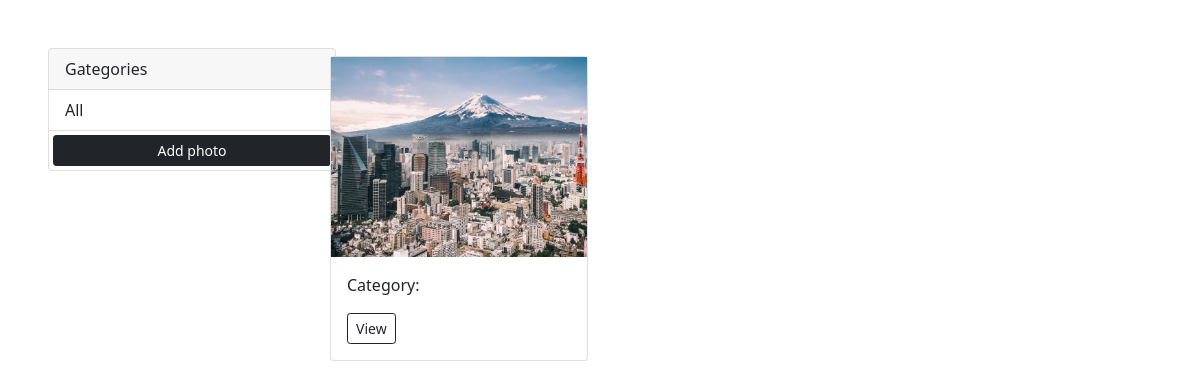
The app's page /, older data.
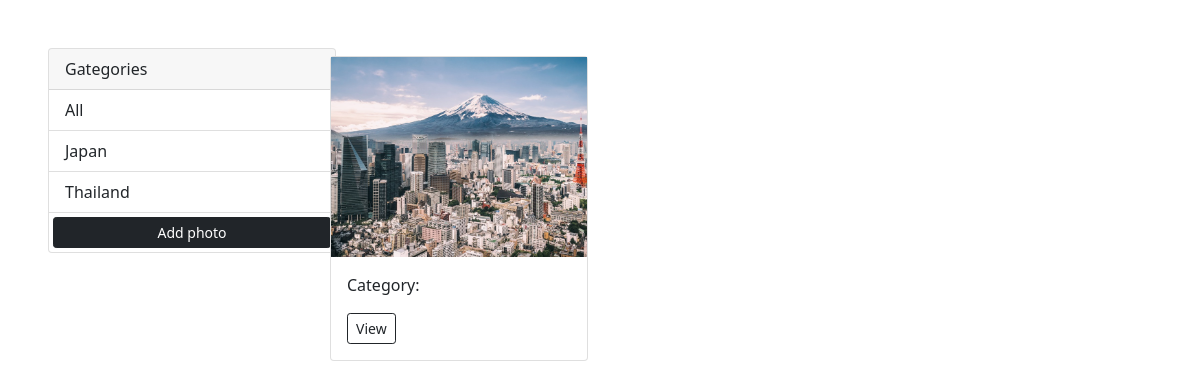
The same page, newer data.
### photos/models.py (models this page shows, shortened)
class Photo(models.Model):
    category = models.ForeignKey(Category, on_delete=models.SET_NULL, null=True, blank=True)
    image = models.ImageField(null=False, blank=False)
    description = models.TextField()

class Category(models.Model):
    name = models.CharField(max_length=100, null=False, blank=False)

### photos/views.py (the view)
# urls.py: path('', views.gallery, name='gallery'),
def gallery(request):
    categories = Category.objects.all()
    photos = Photo.objects.all()
    context = {'categories': categories, 'photos': photos}
    return render(request, 'photos/gallery.html', context)

### photos/templates/photos/gallery.html (shortened to what this page needs)
{% load static %}
<!DOCTYPE html>
<html lang="en">
    <head>
        <link
            href="https://cdn.jsdelivr.net/npm/bootstrap@5.0.1/dist/css/bootstrap.min.css"
            rel="stylesheet"
        />
        <link rel="stylesheet" href="{% static 'css/style.css' %}" />
    </head>
    <body class="m-5">
        <div class="cntainer">
            <div class="row">
                <div class="col-md-3">
                    <div class="card" style="width: 18rem">
                        <div class="card-header">Gategories</div>
                        <ul class="list-group list-group-flush">
                            <li class="list-group-item">All</li>
                            {% for category in categories %}
                            <li class="list-group-item">{{category.name}}</li>
                            {% endfor %}
                            <a
                                class="btn btn-block btn-dark btn-sm m-1"
                                href="{% url 'add'%}"
                                >Add photo</a
                            >
                        </ul>
                    </div>
                </div>
                <div class="col-md-9">
                    <div class="row">
                        {% for photo in photos %}
                        <div class="col-md-4">
                            <div class="card my-2">
                                <img
                                    class="image-thumbnail"
                                    src="{{photo.image.url}}"
                                    class="card-img-top"
                                    alt="..."
                                />
                                <div class="card-body">
                                    <p>Category: {{photo.category.name}}</p>
                                    <a
                                        href="{% url 'photo' photo.id %}"
                                        class="btn btn-outline-dark btn-sm m"
                                        >View</a
                                    >
                                </div>
                            </div>
                        </div>
                        {% empty %}
                        <h3>No photos</h3>
                        {% endfor %}
                    </div>
                </div>
            </div>
        </div>
    </body>
</html>

Row changes from the older to the newer data that the page shows:
added Category: name "Japan"
added Category: name "Thailand"
